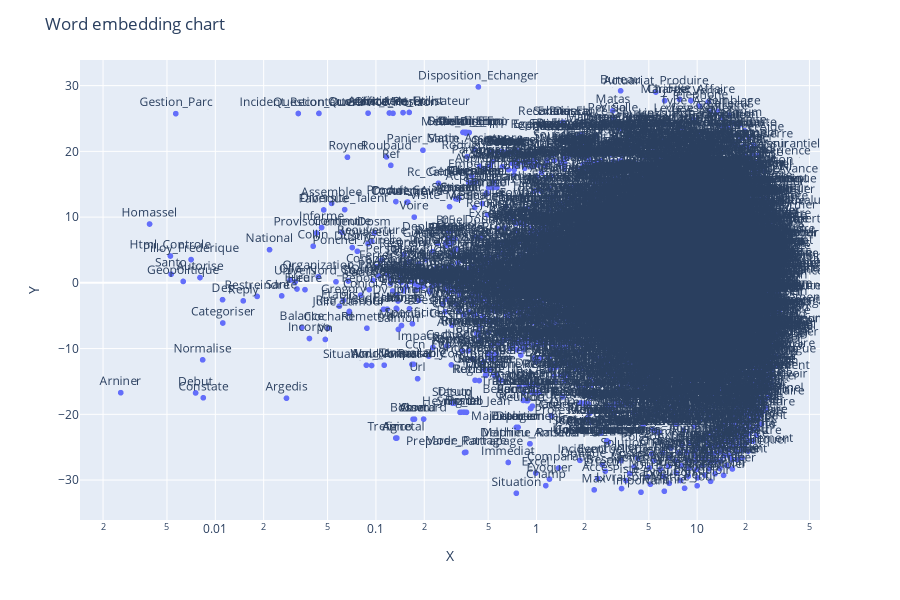

This figure's notebook cell:
### Code cell
# creating a dataframe from the results
df = pd.DataFrame(result, columns=['X','Y'])
# adding a columns for the corresponding words
df['Words'] = [word for word in d2v_wv.key_to_index]
# converting the lower case text to title case
df['Words'] = df['Words'].str.title()

# plotting a scatter plot
fig = px.scatter(df, x="X", y="Y", text="Words", log_x=True, size_max=60)
# adjusting the text position
fig.update_traces(textposition='top center')
# setting up the height and title
fig.update_layout(
    height=600,
    title_text='Word embedding chart'
)
# displaying the figure
fig.show()

### Figure 1 — Plotly figure (JSON) as saved in the notebook; plotly's stock layout.template omitted (floating-point values rounded to 4 significant figures; data arrays with more than 128 entries replaced by an {"elided": "..."} marker saying what was removed)
{"data": [{"hovertemplate": "X=%{x}<br>Y=%{y}<br>Words=%{text}<extra></extra>", "legendgroup": "", "marker": {"color": "#636efa", "symbol": "circle"}, "mode": "markers+text", "name": "", "showlegend": false, "text": {"elided": "12605 str values"}, "textposition": "top center", "type": "scattergl", "x": {"elided": "12605 float values"}, "xaxis": "x", "y": {"elided": "12605 float values"}, "yaxis": "y"}], "layout": {"height": 600, "legend": {"tracegroupgap": 0}, "margin": {"t": 60}, "title": {"text": "Word embedding chart"}, "xaxis": {"anchor": "y", "domain": [0, 1], "title": {"text": "X"}, "type": "log"}, "yaxis": {"anchor": "x", "domain": [0, 1], "title": {"text": "Y"}}}}
